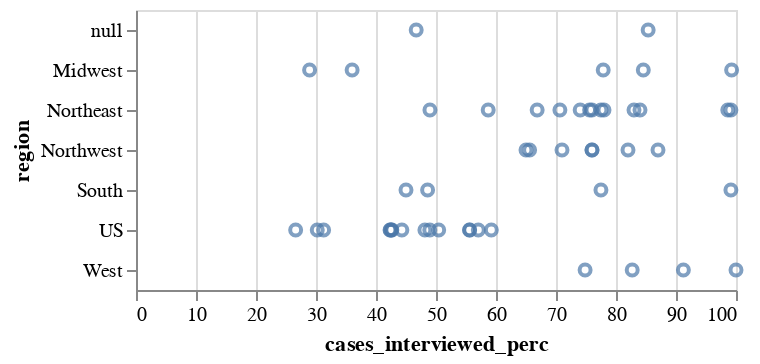

This figure's notebook cell:
### Code cell
alt.Chart(df).mark_point().encode(
    alt.X("cases_interviewed_perc:Q"),
    alt.Y("region:N")
)
